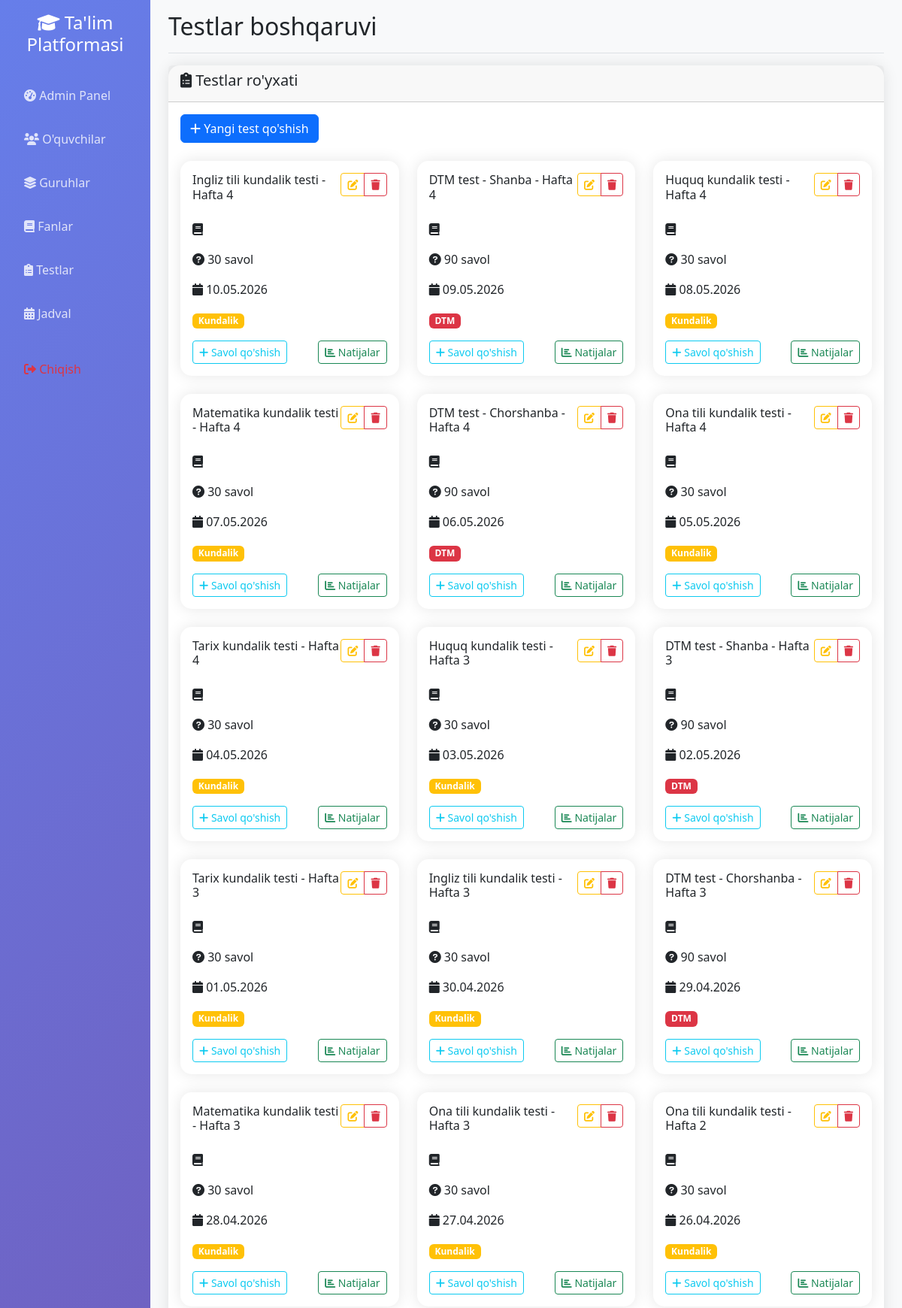
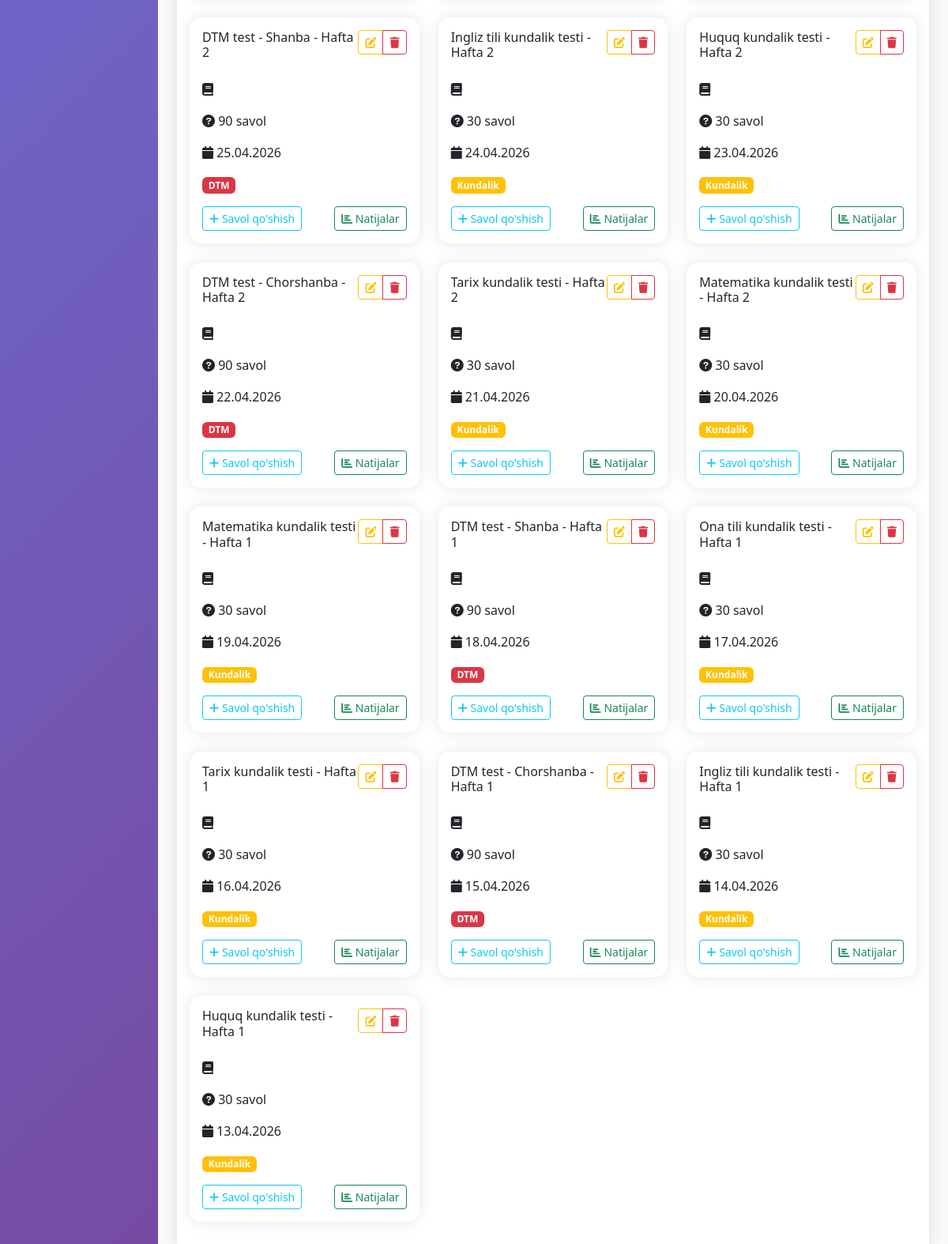
The page /admin/tests (signed in) on the database its author committed (2 pictures, top to bottom).
### app.py (models this page shows)
class Test(db.Model):
    id = db.Column(db.Integer, primary_key=True)
    title = db.Column(db.String(200), nullable=False)
    subject_id = db.Column(db.Integer, db.ForeignKey('subject.id'), nullable=True)
    test_type = db.Column(db.String(20), nullable=False)  # 'daily', 'dtm', 'comprehensive'
    test_date = db.Column(db.Date, nullable=False)
    start_time = db.Column(db.Time, nullable=False)
    end_time = db.Column(db.Time, nullable=False)
    duration_minutes = db.Column(db.Integer, default=60)
    is_active = db.Column(db.Boolean, default=True)
    questions = db.relationship('Question', backref='test', lazy=True, cascade='all, delete-orphan')
    registrations = db.relationship('TestRegistration', backref='test', lazy=True)
    results = db.relationship('TestResult', backref='test', lazy=True)

### app.py (the view)
@app.route('/admin/tests')
def admin_tests():
    if not session.get('logged_in', False) or not session.get('is_admin', False):
        return redirect(url_for('login'))
    tests = Test.query.order_by(Test.test_date.desc()).all()
    subjects = Subject.query.all()
    return render_template('admin_tests.html', tests=tests, subjects=subjects)

### app.py (called while the page is built, shortened)
@app.context_processor
def inject_user():
    class CurrentUser:
        def __init__(self):
            self.is_authenticated = session.get('logged_in', False)
            self.is_admin = session.get('is_admin', False)
            self.is_group_leader = session.get('is_group_leader', False)
            self.username = session.get('username', '')
            self.id = session.get('user_id', None)
    return dict(current_user=CurrentUser())

### templates/admin_tests.html (shortened to what this page needs)
{% extends "base.html" %}
{% block page_title %}Testlar boshqaruvi{% endblock %}
{% block content %}
<div class="row">
    <div class="col-12">
        <div class="card">
            <div class="card-header">
                <h5><i class="fas fa-clipboard-list"></i> Testlar ro'yxati</h5>
            </div>
            <div class="card-body">
                <div class="row mb-4">
                    <div class="col-12">
                        <button class="btn btn-primary" type="button" data-bs-toggle="collapse" data-bs-target="#addTestForm">
                            <i class="fas fa-plus"></i> Yangi test qo'shish
                        </button>
                    </div>
                </div>
                {% if tests %}
                <div class="row">
                    {% for test in tests %}
                    <div class="col-md-6 col-lg-4 mb-4">
                        <div class="card h-100">
                            <div class="card-body">
                                <div class="d-flex justify-content-between align-items-start mb-3">
                                    <h6 class="card-title">{{ test.title }}</h6>
                                    <div class="btn-group btn-group-sm">
                                        <a href="{{ url_for('admin_edit_test', test_id=test.id) }}" class="btn btn-outline-warning">
                                            <i class="fas fa-edit"></i>
                                        </a>
                                        <a href="{{ url_for('admin_delete_test', test_id=test.id) }}" class="btn btn-outline-danger" onclick="return confirm('Rostdan ham ushbu testni o\'chirmoqchimisiz?')">
                                            <i class="fas fa-trash"></i>
                                        </a>
                                    </div>
                                </div>
                                <div class="mb-3">
                                    <p class="card-text">
                                        <i class="fas fa-book"></i> {{ test.subject.name }}
                                    </p>
                                    <p class="card-text">
                                        <i class="fas fa-question-circle"></i> {{ test.questions|length }} savol
                                    </p>
                                    <p class="card-text">
                                        <i class="fas fa-calendar"></i> {{ test.test_date.strftime('%d.%m.%Y') }}
                                    </p>
                                </div>
                                <div class="mb-3">
                                    {% if test.test_type == 'daily' %}
                                        <span class="badge bg-warning">Kundalik</span>
                                    {% elif test.test_type == 'dtm' %}
                                        <span class="badge bg-danger">DTM</span>
                                    {% elif test.test_type == 'comprehensive' %}
                                        <span class="badge bg-info">Komprehensiv</span>
                                    {% endif %}
                                </div>
                                <div class="d-flex justify-content-between">
                                    <a href="{{ url_for('admin_test_questions', test_id=test.id) }}" class="btn btn-sm btn-outline-info">
                                        <i class="fas fa-plus"></i> Savol qo'shish
                                    </a>
                                    <a href="{{ url_for('admin_test_results', test_id=test.id) }}" class="btn btn-sm btn-outline-success">
                                        <i class="fas fa-chart-bar"></i> Natijalar
                                    </a>
                                </div>
                            </div>
                        </div>
                    </div>
                    {% endfor %}
                </div>
                {% else %}
                <div class="text-center py-5">
                    <i class="fas fa-clipboard-list fa-4x text-muted mb-3"></i>
                    <h4 class="text-muted">Testlar mavjud emas</h4>
                    <p class="text-muted">Yangi test qo'shing</p>
                </div>
                {% endif %}
            </div>
        </div>
    </div>
</div>
{% endblock %}

### templates/base.html (style rules this page uses)
.card { border: none; border-radius: 15px; box-shadow: 0 0 20px rgba(0,0,0,0.1); transition: transform 0.3s; }

### rows shown on the page
Test: title "Ingliz tili kundalik testi - Hafta 4", questions|length "30", test_date "10.05.2026", test_type "Kundalik"
Test: title "DTM test - Shanba - Hafta 4", questions|length "90", test_date "09.05.2026", test_type "DTM"
Test: title "Huquq kundalik testi - Hafta 4", questions|length "30", test_date "08.05.2026", test_type "Kundalik"
Test: title "Matematika kundalik testi - Hafta 4", questions|length "30", test_date "07.05.2026", test_type "Kundalik"
Test: title "DTM test - Chorshanba - Hafta 4", questions|length "90", test_date "06.05.2026", test_type "DTM"
Test: title "Ona tili kundalik testi - Hafta 4", questions|length "30", test_date "05.05.2026", test_type "Kundalik"
Test: title "Tarix kundalik testi - Hafta 4", questions|length "30", test_date "04.05.2026", test_type "Kundalik"
Test: title "Huquq kundalik testi - Hafta 3", questions|length "30", test_date "03.05.2026", test_type "Kundalik"
Test: title "DTM test - Shanba - Hafta 3", questions|length "90", test_date "02.05.2026", test_type "DTM"
Test: title "Tarix kundalik testi - Hafta 3", questions|length "30", test_date "01.05.2026", test_type "Kundalik"
Test: title "Ingliz tili kundalik testi - Hafta 3", questions|length "30", test_date "30.04.2026", test_type "Kundalik"
Test: title "DTM test - Chorshanba - Hafta 3", questions|length "90", test_date "29.04.2026", test_type "DTM"
Test: title "Matematika kundalik testi - Hafta 3", questions|length "30", test_date "28.04.2026", test_type "Kundalik"
Test: title "Ona tili kundalik testi - Hafta 3", questions|length "30", test_date "27.04.2026", test_type "Kundalik"
Test: title "Ona tili kundalik testi - Hafta 2", questions|length "30", test_date "26.04.2026", test_type "Kundalik"
Test: title "DTM test - Shanba - Hafta 2", questions|length "90", test_date "25.04.2026", test_type "DTM"
Test: title "Ingliz tili kundalik testi - Hafta 2", questions|length "30", test_date "24.04.2026", test_type "Kundalik"
Test: title "Huquq kundalik testi - Hafta 2", questions|length "30", test_date "23.04.2026", test_type "Kundalik"
Test: title "DTM test - Chorshanba - Hafta 2", questions|length "90", test_date "22.04.2026", test_type "DTM"
Test: title "Tarix kundalik testi - Hafta 2", questions|length "30", test_date "21.04.2026", test_type "Kundalik"
Test: title "Matematika kundalik testi - Hafta 2", questions|length "30", test_date "20.04.2026", test_type "Kundalik"
Test: title "Matematika kundalik testi - Hafta 1", questions|length "30", test_date "19.04.2026", test_type "Kundalik"
Test: title "DTM test - Shanba - Hafta 1", questions|length "90", test_date "18.04.2026", test_type "DTM"
Test: title "Ona tili kundalik testi - Hafta 1", questions|length "30", test_date "17.04.2026", test_type "Kundalik"
Test: title "Tarix kundalik testi - Hafta 1", questions|length "30", test_date "16.04.2026", test_type "Kundalik"
Test: title "DTM test - Chorshanba - Hafta 1", questions|length "90", test_date "15.04.2026", test_type "DTM"
Test: title "Ingliz tili kundalik testi - Hafta 1", questions|length "30", test_date "14.04.2026", test_type "Kundalik"
Test: title "Huquq kundalik testi - Hafta 1", questions|length "30", test_date "13.04.2026", test_type "Kundalik"
